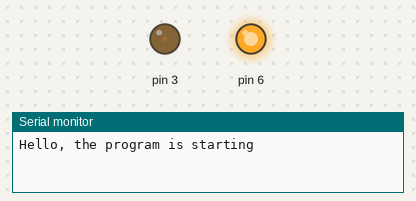
Bench run of a sketch on a simulated Arduino Uno, built with avr-gcc and run on an emulated ATmega328P. Parts: output pins drawn as LEDs (lit = HIGH), the last lines printed to the serial monitor.

Above: at 0.05 s.
At 1.15 s:
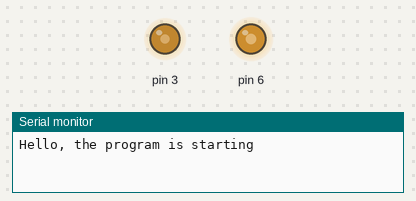
At 2.3 s:
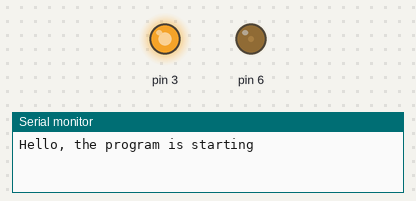
At 4.6 s:
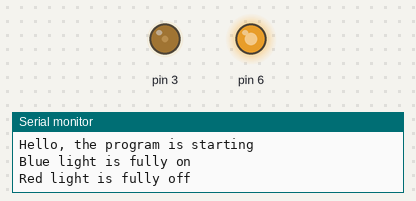
Timing chart, 0 to 6.7 s (numbered marks = the images above):
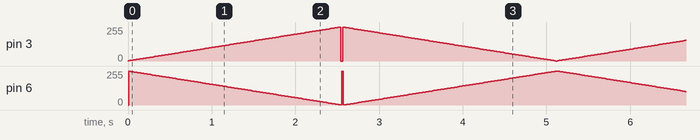

Measured:
- by itself, pin 3: moves between 0/255 and 254/255, repeating every 5.1 s
- by itself, pin 6: moves between 1/255 and 255/255, repeating every 5.1 s

The sketch:

Simultaneous_LED_fading.ino
```cpp
class LED
{
  private:

     int _pin;
     int _fadespeed;
  public:
    int _brightness;
    LED(int pin, int fadespeed, int brightness)
    {
      _pin = pin;
      _fadespeed = fadespeed;
      _brightness = brightness;
      pinMode(_pin, OUTPUT);
    }
    void On()
    {
      digitalWrite(_pin, HIGH);
    }
    void Off()
    {
      digitalWrite(_pin, LOW);
    }
    void flash(int onTime, int offTime)
    {
        On();
        delay (onTime);
        Off();
        delay (offTime);
    }
    void updateBrightness()
    {
         _brightness += _fadespeed;
         if (_brightness <= 0 || _brightness >= 255)
         {
             _fadespeed *= -1;
         }
         analogWrite (_pin, _brightness);
         delay (10);
    }
};
LED light1(3,2,0); // blue
LED light2(6,-2,255); // red
void setup() {
  // put your setup code here, to run once:

  Serial.begin(9600);

  Serial.println("Hello, the program is starting");
}

void loop() {
  // put your main code here, to run repeatedly:
 light1.updateBrightness();
 light2.updateBrightness();

  if (light1._brightness >= 255)
  {
     Serial.println("Blue light is fully on");
  }
  if (light2._brightness >= 255)
  {
     Serial.println("Red light is fully on");
  }
  if (light1._brightness <= 0)
  {
     Serial.println("Blue light is fully off");
  }
  if (light2._brightness <= 0)
  {
     Serial.println("Red light is fully off");
  }
}
```
